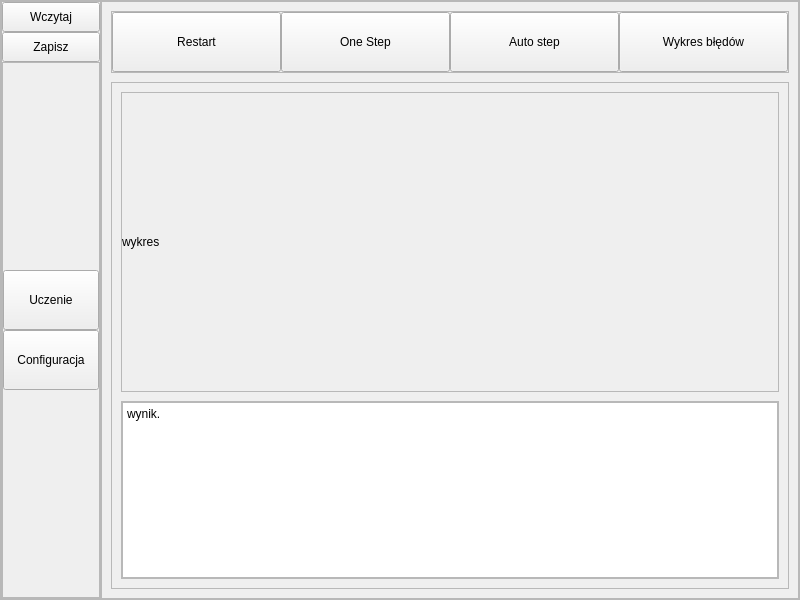
<?xml version="1.0" encoding="UTF-8"?>
<ui version="4.0">
 <class>MainWindow</class>
 <widget class="QMainWindow" name="MainWindow">
  <property name="geometry">
   <rect>
    <x>0</x>
    <y>0</y>
    <width>800</width>
    <height>600</height>
   </rect>
  </property>
  <property name="windowTitle">
   <string>MainWindow</string>
  </property>
  <widget class="QWidget" name="mainWidget">
   <layout class="QVBoxLayout" name="verticalLayout">
    <property name="spacing">
     <number>0</number>
    </property>
    <property name="leftMargin">
     <number>0</number>
    </property>
    <property name="topMargin">
     <number>0</number>
    </property>
    <property name="rightMargin">
     <number>0</number>
    </property>
    <property name="bottomMargin">
     <number>0</number>
    </property>
    <item>
     <widget class="QFrame" name="mainFrame">
      <property name="frameShape">
       <enum>QFrame::StyledPanel</enum>
      </property>
      <property name="frameShadow">
       <enum>QFrame::Raised</enum>
      </property>
      <layout class="QHBoxLayout" name="horizontalLayout">
       <property name="spacing">
        <number>0</number>
       </property>
       <property name="leftMargin">
        <number>0</number>
       </property>
       <property name="topMargin">
        <number>0</number>
       </property>
       <property name="rightMargin">
        <number>0</number>
       </property>
       <property name="bottomMargin">
        <number>0</number>
       </property>
       <item>
        <widget class="QFrame" name="leftMainFrame">
         <property name="minimumSize">
          <size>
           <width>100</width>
           <height>0</height>
          </size>
         </property>
         <property name="maximumSize">
          <size>
           <width>100</width>
           <height>16777215</height>
          </size>
         </property>
         <property name="frameShape">
          <enum>QFrame::StyledPanel</enum>
         </property>
         <property name="frameShadow">
          <enum>QFrame::Raised</enum>
         </property>
         <layout class="QVBoxLayout" name="verticalLayout_2">
          <property name="spacing">
           <number>0</number>
          </property>
          <property name="leftMargin">
           <number>0</number>
          </property>
          <property name="topMargin">
           <number>0</number>
          </property>
          <property name="rightMargin">
           <number>0</number>
          </property>
          <property name="bottomMargin">
           <number>0</number>
          </property>
          <item>
           <widget class="QPushButton" name="readButton">
            <property name="minimumSize">
             <size>
              <width>0</width>
              <height>30</height>
             </size>
            </property>
            <property name="text">
             <string>Wczytaj</string>
            </property>
           </widget>
          </item>
          <item>
           <widget class="QPushButton" name="saveButton">
            <property name="minimumSize">
             <size>
              <width>0</width>
              <height>30</height>
             </size>
            </property>
            <property name="text">
             <string>Zapisz</string>
            </property>
           </widget>
          </item>
          <item>
           <widget class="QFrame" name="configurationLearingFrame">
            <property name="frameShape">
             <enum>QFrame::StyledPanel</enum>
            </property>
            <property name="frameShadow">
             <enum>QFrame::Raised</enum>
            </property>
            <layout class="QVBoxLayout" name="verticalLayout_6">
             <property name="spacing">
              <number>0</number>
             </property>
             <property name="leftMargin">
              <number>0</number>
             </property>
             <property name="topMargin">
              <number>0</number>
             </property>
             <property name="rightMargin">
              <number>0</number>
             </property>
             <property name="bottomMargin">
              <number>0</number>
             </property>
             <item>
              <spacer name="verticalSpacer">
               <property name="orientation">
                <enum>Qt::Vertical</enum>
               </property>
               <property name="sizeHint" stdset="0">
                <size>
                 <width>20</width>
                 <height>40</height>
                </size>
               </property>
              </spacer>
             </item>
             <item>
              <widget class="QPushButton" name="learningButton">
               <property name="minimumSize">
                <size>
                 <width>0</width>
                 <height>60</height>
                </size>
               </property>
               <property name="text">
                <string>Uczenie</string>
               </property>
              </widget>
             </item>
             <item>
              <widget class="QPushButton" name="configurationButton">
               <property name="minimumSize">
                <size>
                 <width>0</width>
                 <height>60</height>
                </size>
               </property>
               <property name="text">
                <string>Configuracja</string>
               </property>
              </widget>
             </item>
             <item>
              <spacer name="verticalSpacer_2">
               <property name="orientation">
                <enum>Qt::Vertical</enum>
               </property>
               <property name="sizeHint" stdset="0">
                <size>
                 <width>20</width>
                 <height>40</height>
                </size>
               </property>
              </spacer>
             </item>
            </layout>
           </widget>
          </item>
         </layout>
        </widget>
       </item>
       <item>
        <widget class="QFrame" name="rightMainFrame">
         <property name="frameShape">
          <enum>QFrame::StyledPanel</enum>
         </property>
         <property name="frameShadow">
          <enum>QFrame::Raised</enum>
         </property>
         <layout class="QVBoxLayout" name="verticalLayout_3">
          <property name="spacing">
           <number>0</number>
          </property>
          <property name="leftMargin">
           <number>0</number>
          </property>
          <property name="topMargin">
           <number>0</number>
          </property>
          <property name="rightMargin">
           <number>0</number>
          </property>
          <property name="bottomMargin">
           <number>0</number>
          </property>
          <item>
           <widget class="QStackedWidget" name="stackedWidget">
            <property name="currentIndex">
             <number>0</number>
            </property>
            <widget class="QWidget" name="learningFrame">
             <layout class="QVBoxLayout" name="verticalLayout_5" stretch="0,0">
              <property name="spacing">
               <number>9</number>
              </property>
              <property name="leftMargin">
               <number>9</number>
              </property>
              <property name="topMargin">
               <number>9</number>
              </property>
              <property name="rightMargin">
               <number>9</number>
              </property>
              <property name="bottomMargin">
               <number>9</number>
              </property>
              <item>
               <widget class="QFrame" name="learningFrameUp">
                <property name="maximumSize">
                 <size>
                  <width>16777215</width>
                  <height>100</height>
                 </size>
                </property>
                <property name="frameShape">
                 <enum>QFrame::StyledPanel</enum>
                </property>
                <property name="frameShadow">
                 <enum>QFrame::Raised</enum>
                </property>
                <layout class="QHBoxLayout" name="horizontalLayout_3">
                 <property name="spacing">
                  <number>0</number>
                 </property>
                 <property name="leftMargin">
                  <number>0</number>
                 </property>
                 <property name="topMargin">
                  <number>0</number>
                 </property>
                 <property name="rightMargin">
                  <number>0</number>
                 </property>
                 <property name="bottomMargin">
                  <number>0</number>
                 </property>
                 <item>
                  <widget class="QPushButton" name="restartButton">
                   <property name="minimumSize">
                    <size>
                     <width>0</width>
                     <height>60</height>
                    </size>
                   </property>
                   <property name="text">
                    <string>Restart</string>
                   </property>
                  </widget>
                 </item>
                 <item>
                  <widget class="QPushButton" name="oneStepButton">
                   <property name="minimumSize">
                    <size>
                     <width>0</width>
                     <height>60</height>
                    </size>
                   </property>
                   <property name="text">
                    <string>One Step</string>
                   </property>
                  </widget>
                 </item>
                 <item>
                  <widget class="QPushButton" name="autoStepButton">
                   <property name="minimumSize">
                    <size>
                     <width>0</width>
                     <height>60</height>
                    </size>
                   </property>
                   <property name="text">
                    <string>Auto step</string>
                   </property>
                  </widget>
                 </item>
                 <item>
                  <widget class="QPushButton" name="errorChartButton">
                   <property name="minimumSize">
                    <size>
                     <width>0</width>
                     <height>60</height>
                    </size>
                   </property>
                   <property name="text">
                    <string>Wykres błędów</string>
                   </property>
                  </widget>
                 </item>
                </layout>
               </widget>
              </item>
              <item>
               <widget class="QFrame" name="learningFrameDown">
                <property name="frameShape">
                 <enum>QFrame::StyledPanel</enum>
                </property>
                <property name="frameShadow">
                 <enum>QFrame::Raised</enum>
                </property>
                <layout class="QVBoxLayout" name="verticalLayout_7" stretch="0,0">
                 <property name="spacing">
                  <number>9</number>
                 </property>
                 <property name="leftMargin">
                  <number>9</number>
                 </property>
                 <property name="topMargin">
                  <number>9</number>
                 </property>
                 <property name="rightMargin">
                  <number>9</number>
                 </property>
                 <property name="bottomMargin">
                  <number>9</number>
                 </property>
                 <item>
                  <widget class="QFrame" name="learningFrameDownChart">
                   <property name="minimumSize">
                    <size>
                     <width>0</width>
                     <height>300</height>
                    </size>
                   </property>
                   <property name="frameShape">
                    <enum>QFrame::StyledPanel</enum>
                   </property>
                   <property name="frameShadow">
                    <enum>QFrame::Raised</enum>
                   </property>
                   <layout class="QVBoxLayout" name="verticalLayout_8">
                    <property name="spacing">
                     <number>0</number>
                    </property>
                    <property name="leftMargin">
                     <number>0</number>
                    </property>
                    <property name="topMargin">
                     <number>0</number>
                    </property>
                    <property name="rightMargin">
                     <number>0</number>
                    </property>
                    <property name="bottomMargin">
                     <number>0</number>
                    </property>
                    <item>
                     <widget class="QLabel" name="wykres">
                      <property name="text">
                       <string>wykres</string>
                      </property>
                     </widget>
                    </item>
                   </layout>
                  </widget>
                 </item>
                 <item>
                  <widget class="QFrame" name="learningFrameDownText">
                   <property name="frameShape">
                    <enum>QFrame::StyledPanel</enum>
                   </property>
                   <property name="frameShadow">
                    <enum>QFrame::Raised</enum>
                   </property>
                   <layout class="QHBoxLayout" name="horizontalLayout_4">
                    <property name="spacing">
                     <number>0</number>
                    </property>
                    <property name="leftMargin">
                     <number>0</number>
                    </property>
                    <property name="topMargin">
                     <number>0</number>
                    </property>
                    <property name="rightMargin">
                     <number>0</number>
                    </property>
                    <property name="bottomMargin">
                     <number>0</number>
                    </property>
                    <item>
                     <widget class="QPlainTextEdit" name="resultText">
                      <property name="readOnly">
                       <bool>true</bool>
                      </property>
                      <property name="plainText">
                       <string>wynik.
</string>
                      </property>
                     </widget>
                    </item>
                   </layout>
                  </widget>
                 </item>
                </layout>
               </widget>
              </item>
             </layout>
            </widget>
            <widget class="QWidget" name="configurationFrame">
             <layout class="QVBoxLayout" name="verticalLayout_4">
              <item>
               <widget class="QFrame" name="configurationFrameUp">
                <property name="maximumSize">
                 <size>
                  <width>16777215</width>
                  <height>100</height>
                 </size>
                </property>
                <property name="frameShape">
                 <enum>QFrame::StyledPanel</enum>
                </property>
                <property name="frameShadow">
                 <enum>QFrame::Raised</enum>
                </property>
                <layout class="QHBoxLayout" name="horizontalLayout_2">
                 <property name="spacing">
                  <number>0</number>
                 </property>
                 <property name="leftMargin">
                  <number>0</number>
                 </property>
                 <property name="topMargin">
                  <number>0</number>
                 </property>
                 <property name="rightMargin">
                  <number>0</number>
                 </property>
                 <property name="bottomMargin">
                  <number>0</number>
                 </property>
                 <item>
                  <widget class="QPushButton" name="stopConditionButton">
                   <property name="minimumSize">
                    <size>
                     <width>0</width>
                     <height>60</height>
                    </size>
                   </property>
                   <property name="maximumSize">
                    <size>
                     <width>200</width>
                     <height>16777215</height>
                    </size>
                   </property>
                   <property name="text">
                    <string>ustawienie warunku stopu</string>
                   </property>
                  </widget>
                 </item>
                </layout>
               </widget>
              </item>
              <item>
               <widget class="QFrame" name="configurationFrameDown">
                <property name="frameShape">
                 <enum>QFrame::StyledPanel</enum>
                </property>
                <property name="frameShadow">
                 <enum>QFrame::Raised</enum>
                </property>
                <layout class="QHBoxLayout" name="horizontalLayout_5">
                 <property name="spacing">
                  <number>0</number>
                 </property>
                 <property name="leftMargin">
                  <number>0</number>
                 </property>
                 <property name="topMargin">
                  <number>0</number>
                 </property>
                 <property name="rightMargin">
                  <number>0</number>
                 </property>
                 <property name="bottomMargin">
                  <number>0</number>
                 </property>
                 <item>
                  <widget class="QPlainTextEdit" name="codeEdition"/>
                 </item>
                </layout>
               </widget>
              </item>
             </layout>
            </widget>
           </widget>
          </item>
         </layout>
        </widget>
       </item>
      </layout>
     </widget>
    </item>
   </layout>
  </widget>
 </widget>
 <resources/>
 <connections/>
</ui>
